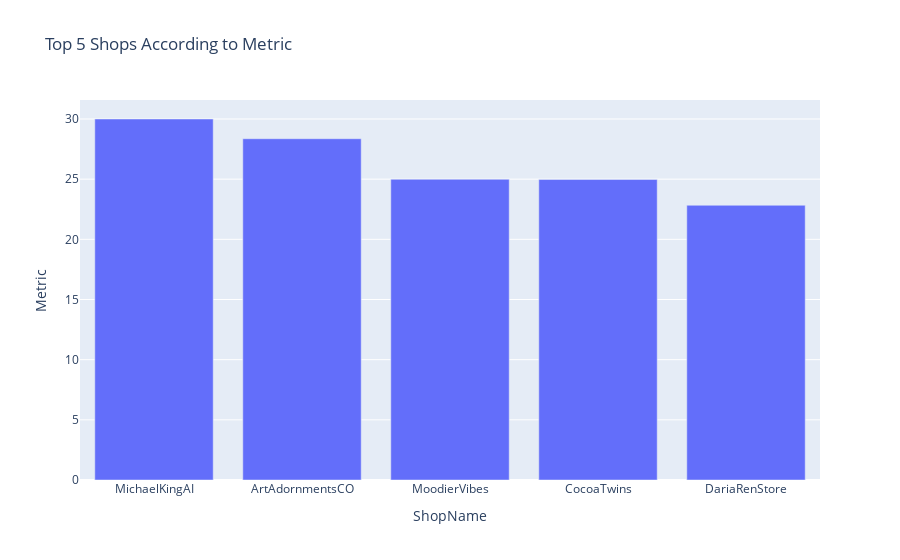

Notebook cell for this chart:
### Code cell
px.bar(x=top_shops['ShopName'],y=top_shops['Price'],labels={'x':'ShopName','y':'Metric'},title='Top 5 Shops According to Metric')

### Figure 1 — Plotly figure (JSON) as saved in the notebook; plotly's stock layout.template omitted (floating-point values rounded to 4 significant figures)
{"data": [{"alignmentgroup": "True", "hovertemplate": "ShopName=%{x}<br>Metric=%{y}<extra></extra>", "legendgroup": "", "marker": {"color": "#636efa", "pattern": {"shape": ""}}, "name": "", "offsetgroup": "", "orientation": "v", "showlegend": false, "textposition": "auto", "type": "bar", "x": ["MichaelKingAI", "ArtAdornmentsCO", "MoodierVibes", "CocoaTwins", "DariaRenStore"], "xaxis": "x", "y": [30, 28.36, 24.99, 24.97, 22.83], "yaxis": "y"}], "layout": {"barmode": "relative", "legend": {"tracegroupgap": 0}, "title": {"text": "Top 5 Shops According to Metric"}, "xaxis": {"anchor": "y", "domain": [0, 1], "title": {"text": "ShopName"}}, "yaxis": {"anchor": "x", "domain": [0, 1], "title": {"text": "Metric"}}}}
